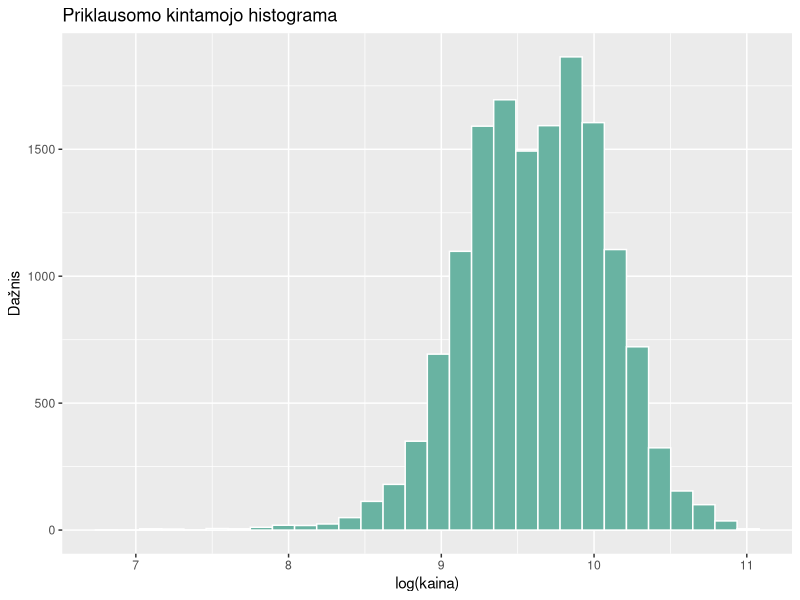
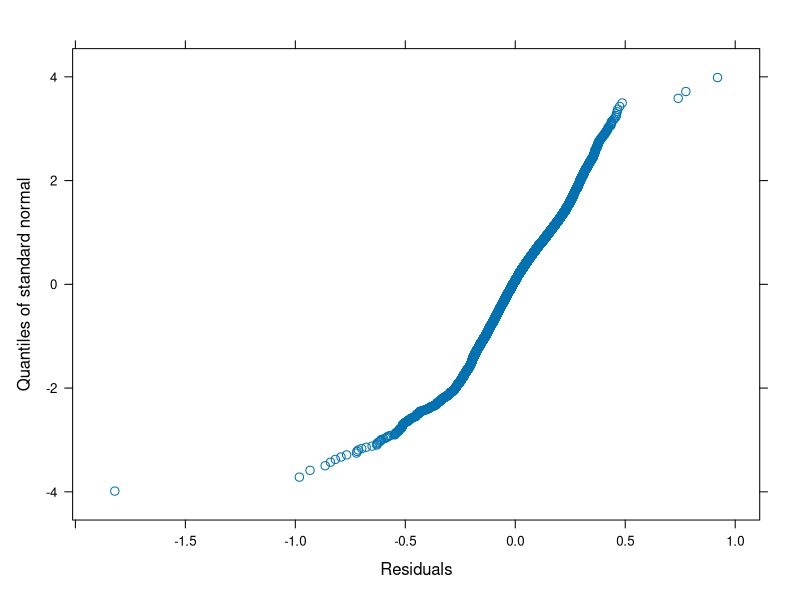
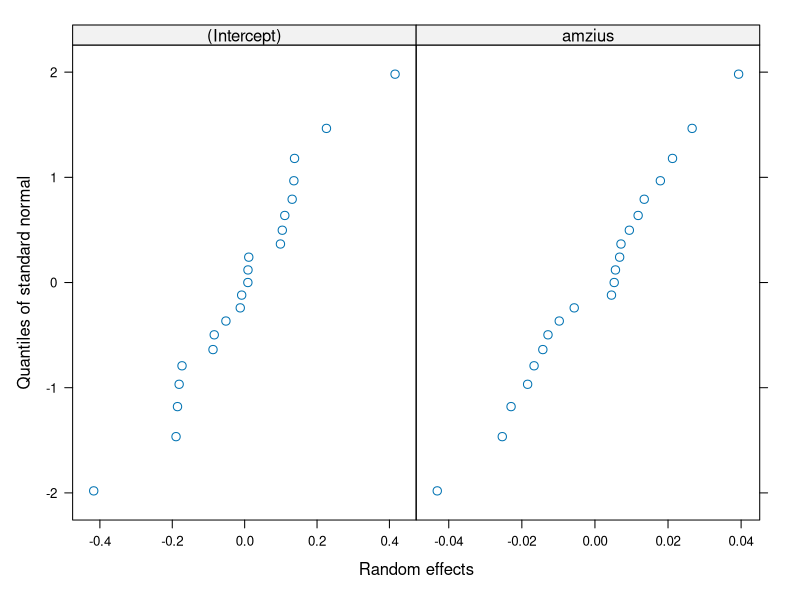
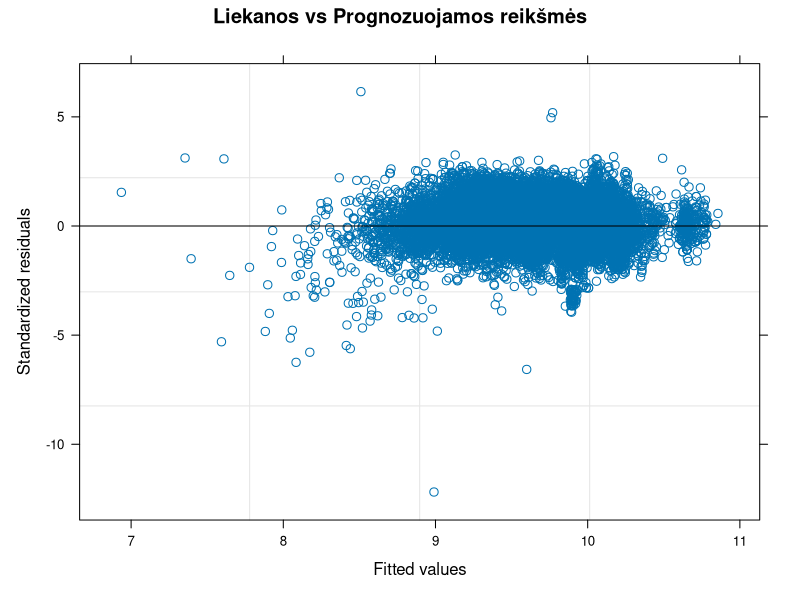
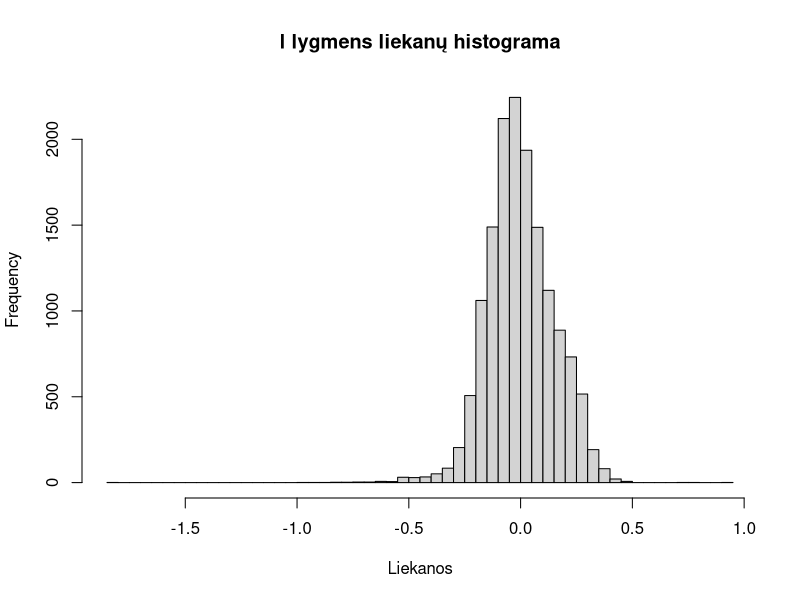

Source code (R) for these figures, in order:
# =====================================================================
# Autorės: Lidija Puščiūtė, Darja Baranova
# K6(10) – Savarankiškas HLM: naudotų Volkswagen automobilių kainos
# Duomenys: Kaggle „100,000 UK Used Car Data set“ (failas vw.csv)
# I lygmuo – automobilis (skelbimas), II lygmuo – automobilio modelis
# =====================================================================

# Bibliotekos
library(nlme)      # lme() – hierarchiniai tiesiniai modeliai (kaip paskaitos pavyzdyje)
library(ggplot2)   # priklausomo kintamojo histograma

# ---------------------------------------------------------------------
# 0. Duomenų nuskaitymas ir paruošimas
# ---------------------------------------------------------------------
duom <- read.csv("vw.csv")                               # failas tame pačiame aplanke kaip kodas
duom$model <- trimws(duom$model)                         # pavadinimų priekyje yra tarpas

duom <- subset(duom, fuelType %in% c("Petrol", "Diesel"))   # tik benzininiai ir dyzeliniai
duom <- subset(duom, engineSize > 0)                        # variklio tūris 0 – klaida
duom <- subset(duom, mpg >= 20 & mpg <= 100)                # neįtikėtinos sąnaudų reikšmės
duom <- duom[duom$model %in% names(which(table(duom$model) >= 30)), ]  # modeliai su >= 30 automobilių
duom$model <- factor(duom$model)

duom$lkaina <- log(duom$price)        # priklausomas kintamasis – kainos logaritmas
duom$amzius <- 2020 - duom$year       # amžius metais (duomenys surinkti 2020 m.)
duom$rida   <- duom$mileage / 1000    # rida, tūkst. mylių
duom$vid_variklis <- ave(duom$engineSize, duom$model)   # II lygmens kintamasis: modelio vidutinis variklio tūris

nrow(duom)            # stebėjimų skaičius
nlevels(duom$model)   # II lygmens aibių (modelių) skaičius
sort(table(duom$model))

# ---------------------------------------------------------------------
# 1. Priklausomo kintamojo normalumas
# ---------------------------------------------------------------------
ggplot(duom, aes(x = lkaina)) +
  geom_histogram(bins = 30, fill = "#69b3a2", color = "white") +
  labs(title = "Priklausomo kintamojo histograma", x = "log(kaina)", y = "Dažnis")
set.seed(2026)
shapiro.test(sample(duom$lkaina, 5000))   # shapiro.test leidžia iki 5000 stebėjimų – atsitiktinė imtis

# ---------------------------------------------------------------------
# 2. Besąlyginis modelis ir ICC
# ---------------------------------------------------------------------
model.0 <- lme(lkaina ~ 1, random = ~ 1 | model, data = duom)   # REML
summary(model.0)
VarCorr(model.0)
tau00 <- as.numeric(VarCorr(model.0)[1, "Variance"])
sigma2_0 <- model.0$sigma^2
ICC <- tau00 / (tau00 + sigma2_0)
ICC
intervals(model.0)    # PI dispersijų st. nuokrypiams (ar tau00 > 0, sigma^2 > 0)

# ---------------------------------------------------------------------
# 3. Intervalinių I lygmens kintamųjų koreliacijos
# ---------------------------------------------------------------------
round(cor(duom[, c("amzius", "rida", "mpg")]), 3)

# ---------------------------------------------------------------------
# 4. Dviejų lygmenų modelis
#    I lygmuo: amzius, rida, mpg;  II lygmuo: vid_variklis
#    Atsitiktinio poveikio: konstanta ir amzius
# ---------------------------------------------------------------------
ctrl <- lmeControl(opt = "optim", maxIter = 200, msMaxIter = 200)
model.1 <- lme(lkaina ~ 1 + vid_variklis + amzius + rida + mpg,
               random = ~ 1 + amzius | model, data = duom, control = ctrl)   # REML
summary(model.1)        # fiksuoti parametrai (Fixed effects) ir st. nuokrypiai (Random effects)
VarCorr(model.1)        # dispersijos: tau00, tau11, sigma^2

# ---------------------------------------------------------------------
# 5. Modelių palyginimas su besąlyginiu
# ---------------------------------------------------------------------
sigma2_1 <- model.1$sigma^2
(sigma2_0 - sigma2_1) / sigma2_0      # I lygmens dispersijos sąlyginis pokytis

model.0ml <- update(model.0, method = "ML")   # palyginimui – ML įverčiai
model.1ml <- update(model.1, method = "ML")
anova(model.1ml, model.0ml)                   # AIC ir tikėtinumo santykio testas
AIC(model.0ml) - AIC(model.1ml)               # Akaikės indekso pokytis

# Ar reikalingas atsitiktinis amžiaus nuolydis?
model.1a <- lme(lkaina ~ 1 + vid_variklis + amzius + rida + mpg,
                random = ~ 1 | model, data = duom, method = "ML")
anova(model.1ml, model.1a)

# ---------------------------------------------------------------------
# 6. Modeliai su sąveika
# ---------------------------------------------------------------------
# SĄVEIKA 1: vid_variklis ir amzius
# Klausimas: ar didesnio variklio modeliai nuvertėja greičiau?
model.2ml <- lme(lkaina ~ 1 + vid_variklis + amzius + rida + mpg + vid_variklis:amzius,
                 random = ~ 1 + amzius | model, data = duom, method = "ML", control = ctrl)
summary(model.2ml)$tTable
anova(model.1ml, model.2ml)      # p = 0,153 – sąveika nereikalinga

# SĄVEIKA 2: vid_variklis ir mpg
# Klausimas: ar variklio dydis keičia degalų sąnaudų (ekonomiškumo) įtaką?
model.4ml <- lme(lkaina ~ 1 + vid_variklis + amzius + rida + mpg + vid_variklis:mpg,
                 random = ~ 1 + amzius | model, data = duom, method = "ML", control = ctrl)

summary(model.4ml)$tTable
anova(model.1ml, model.4ml)      # p = 0,0007 – modelis su sąveika statistiškai reikšmingai geresnis

# ---------------------------------------------------------------------
# GALUTINIS MODELIS: su sąveika vid_variklis:mpg, įvertintas REML metodu
# ---------------------------------------------------------------------
model.4reml <- update(model.4ml, method = "REML")
summary(model.4reml)   # fiksuoti parametrai ir st. nuokrypiai
VarCorr(model.4reml)   # dispersijos: tau00, tau11, sigma^2

# Palyginimas su besąlyginiu modeliu
sigma2_4 <- model.4reml$sigma^2
(sigma2_0 - sigma2_4) / sigma2_0              # I lygmens dispersijos sąlyginis pokytis
anova(model.4ml, model.0ml)                   # AIC ir tikėtinumo santykio testas (ML)
AIC(model.0ml) - AIC(model.4ml)               # Akaikės indekso pokytis
# ---------------------------------------------------------------------
# 7. Prielaidų tikrinimas – liekanų ir atsitiktinių efektų q-q grafikai
# ---------------------------------------------------------------------
qqnorm(model.4reml, ~ resid(.))      # I lygmens liekanos e
qqnorm(model.4reml, ~ ranef(.))      # II lygmens u0 ir u1

# Homoskedastiškumas (ar liekanų sklaida vienoda prie visų kainų)
plot(model.4reml, resid(., type = "pearson") ~ fitted(.), abline = 0,
     main = "Liekanos vs Prognozuojamos reikšmės")


hist(resid(model.4reml), breaks = 80, main = "I lygmens liekanų histograma", xlab = "Liekanos")
mean(abs(resid(model.4reml, type = "pearson")) > 3)   # dalis liekanų, didesnių nei 3 st. nuokrypiai
round(ranef(model.4reml), 3)




# ==============================================================================
# 8. PROGNOZĖ NAUDOJANT MODELĮ SU SĄVEIKA (model.4reml)
# Scenarijus: 3 metų VW Golf, 30 tūkst. mylių rida, 55 mpg
# ==============================================================================

# 1. Paimame tikslią Golf vidutinio variklio reikšmę
vv_golf <- unique(duom$vid_variklis[duom$model == "Golf"])

# 2. Sukuriame naujo automobilio duomenų eilutę
naujas_golf <- data.frame(
  model = factor("Golf", levels = levels(duom$model)),
  vid_variklis = vv_golf,
  amzius = 3,
  rida = 30,
  mpg = 55
)

# 3. Skaičiuojame kainos prognozes svarais (£):
prognoze_pop = exp(predict(model.4reml, naujas_golf, level = 0))  # Populiacijos lygis (level 0)
prognoze_golf = exp(predict(model.4reml, naujas_golf, level = 1)) # Golf lygis (level 1)

cat("\n--- GOLF PROGNOZĖS REZULTATAI ---\n")
cat("Bendras vidutinis automobilis rinkoje (level = 0):", round(prognoze_pop, 0), "£\n")
cat("Konkrečiai VW GOLF prognozė (level = 1):", round(prognoze_golf, 0), "£\n")
